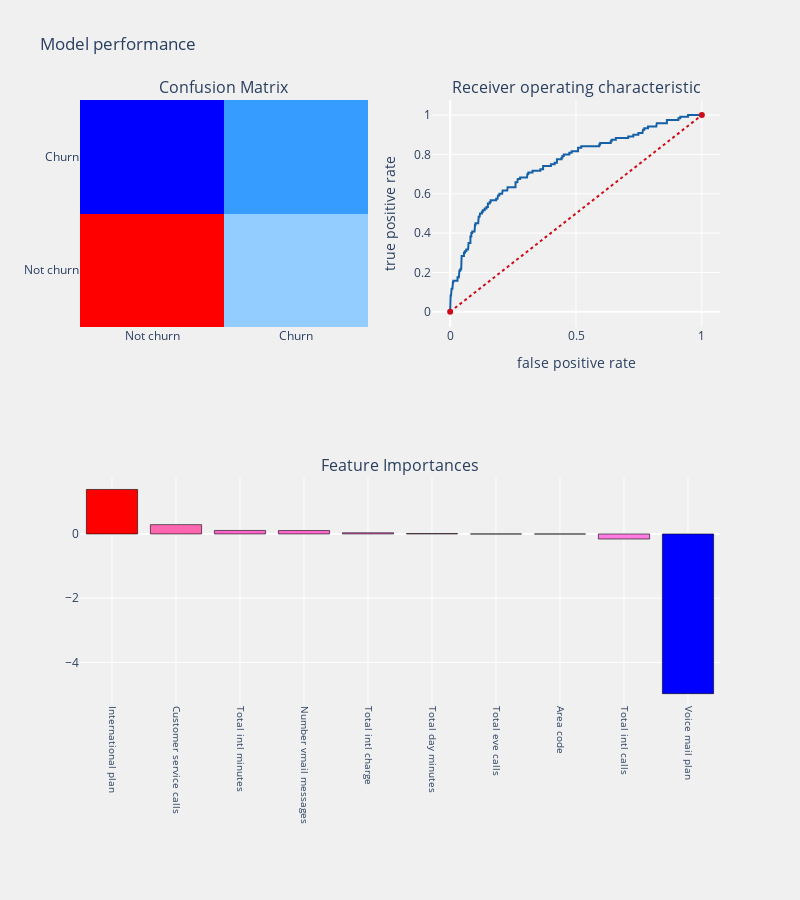
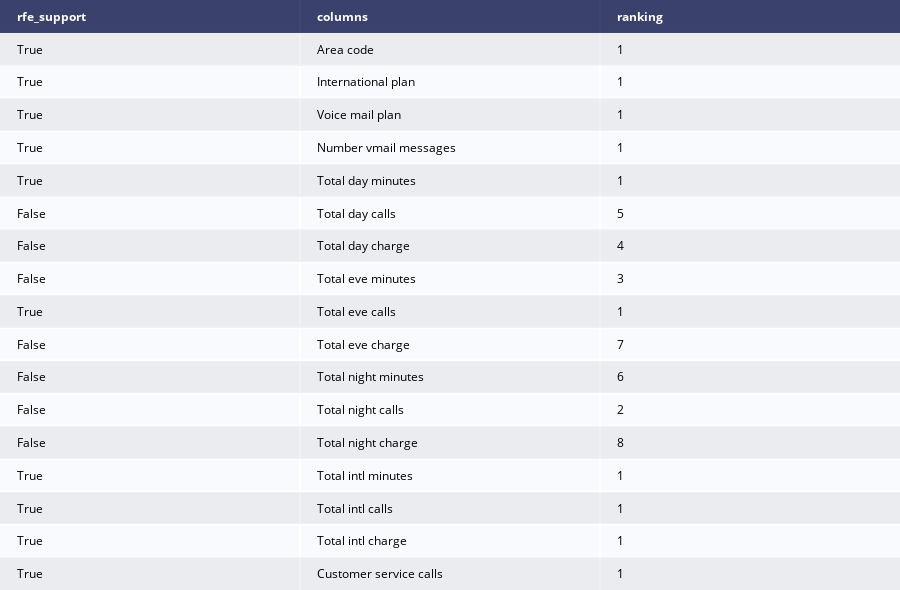

The notebook cell saved with these charts, in order:
### Markdown cell above
### SMOTE and RFE and Logistic Regression

### Code cell
from sklearn.feature_selection import RFE

logit = LogisticRegression()

rfe = RFE(logit,10)
rfe = rfe.fit(os_smote_X,os_smote_Y.values.ravel())

rfe.support_
rfe.ranking_

#identified columns Recursive Feature Elimination
idc_rfe = pd.DataFrame({"rfe_support" :rfe.support_,
                       "columns" : X.columns,
                       "ranking" : rfe.ranking_,
                      })
cols = idc_rfe[idc_rfe["rfe_support"] == True]["columns"].tolist()


#separating train and test data
train_rf_X = os_smote_X[cols]
train_rf_Y = os_smote_Y
test_rf_X  = test[cols]
test_rf_Y  = test[target_col]

logit_rfe = LogisticRegression(C=1.0, class_weight=None, dual=False, fit_intercept=True,
          intercept_scaling=1, max_iter=100, multi_class='ovr', n_jobs=1,
          penalty='l2', random_state=None, solver='liblinear', tol=0.0001,
          verbose=0, warm_start=False)
#applying model
telecom_churn_prediction(logit_rfe,train_rf_X,test_rf_X,train_rf_Y,test_rf_Y,
                         cols,"coefficients",threshold_plot = True)

tab_rk = ff.create_table(idc_rfe)
py.iplot(tab_rk)

### Figure 1 — Plotly figure (JSON) as saved in the notebook; plotly's stock layout.template omitted (floating-point values rounded to 4 significant figures; data arrays with more than 128 entries replaced by an {"elided": "..."} marker saying what was removed)
{"data": [{"colorscale": [[0, "rgb(0,0,255)"], [0.1, "rgb(51,153,255)"], [0.2, "rgb(102,204,255)"], [0.3, "rgb(153,204,255)"], [0.4, "rgb(204,204,255)"], [0.5, "rgb(255,255,255)"], [0.6, "rgb(255,204,255)"], [0.7, "rgb(255,153,255)"], [0.8, "rgb(255,102,204)"], [0.9, "rgb(255,102,102)"], [1, "rgb(255,0,0)"]], "name": "matrix", "showscale": false, "type": "heatmap", "x": ["Not churn", "Churn"], "xaxis": "x", "y": ["Not churn", "Churn"], "yaxis": "y", "z": [[402, 145], [41, 79]]}, {"line": {"color": "rgb(22, 96, 167)", "width": 2}, "name": "Roc : 0.6966255332114564", "type": "scatter", "x": {"elided": "164 float values"}, "xaxis": "x2", "y": {"elided": "164 float values"}, "yaxis": "y2"}, {"line": {"color": "rgb(205, 12, 24)", "dash": "dot", "width": 2}, "type": "scatter", "x": [0, 1], "xaxis": "x2", "y": [0, 1], "yaxis": "y2"}, {"marker": {"color": [1.386, 0.2896, 0.1089, 0.1068, 0.0359, 0.0124, -0.002074, -0.002999, -0.1579, -4.974], "colorscale": [[0, "rgb(0,0,255)"], [0.1, "rgb(51,153,255)"], [0.2, "rgb(102,204,255)"], [0.3, "rgb(153,204,255)"], [0.4, "rgb(204,204,255)"], [0.5, "rgb(255,255,255)"], [0.6, "rgb(255,204,255)"], [0.7, "rgb(255,153,255)"], [0.8, "rgb(255,102,204)"], [0.9, "rgb(255,102,102)"], [1, "rgb(255,0,0)"]], "line": {"color": "black", "width": 0.6}}, "name": "coefficients", "type": "bar", "x": ["International plan", "Customer service calls", "Total intl minutes", "Number vmail messages", "Total intl charge", "Total day minutes", "Total eve calls", "Area code", "Total intl calls", "Voice mail plan"], "xaxis": "x3", "y": [1.386, 0.2896, 0.1089, 0.1068, 0.0359, 0.0124, -0.002074, -0.002999, -0.1579, -4.974], "yaxis": "y3"}], "layout": {"annotations": [{"font": {"size": 16}, "showarrow": false, "text": "Confusion Matrix", "x": 0.225, "xanchor": "center", "xref": "paper", "y": 1, "yanchor": "bottom", "yref": "paper"}, {"font": {"size": 16}, "showarrow": false, "text": "Receiver operating characteristic", "x": 0.775, "xanchor": "center", "xref": "paper", "y": 1, "yanchor": "bottom", "yref": "paper"}, {"font": {"size": 16}, "showarrow": false, "text": "Feature Importances", "x": 0.5, "xanchor": "center", "xref": "paper", "y": 0.375, "yanchor": "bottom", "yref": "paper"}], "autosize": false, "height": 900, "margin": {"b": 195}, "paper_bgcolor": "rgba(240,240,240, 0.95)", "plot_bgcolor": "rgba(240,240,240, 0.95)", "showlegend": false, "title": {"text": "Model performance"}, "width": 800, "xaxis": {"anchor": "y", "domain": [0, 0.45]}, "xaxis2": {"anchor": "y2", "domain": [0.55, 1], "title": {"text": "false positive rate"}}, "xaxis3": {"anchor": "y3", "domain": [0, 1], "showgrid": true, "tickangle": 90, "tickfont": {"size": 10}}, "yaxis": {"anchor": "x", "domain": [0.625, 1]}, "yaxis2": {"anchor": "x2", "domain": [0.625, 1], "title": {"text": "true positive rate"}}, "yaxis3": {"anchor": "x3", "domain": [0, 0.375]}}}

### Figure 2 — Plotly figure (JSON) as saved in the notebook; plotly's stock layout.template omitted (floating-point values rounded to 4 significant figures)
{"data": [{"colorscale": [[0, "#00083e"], [0.5, "#ededee"], [1, "#ffffff"]], "hoverinfo": "none", "opacity": 0.75, "showscale": false, "type": "heatmap", "z": [[0, 0, 0], [0.5, 0.5, 0.5], [1, 1, 1], [0.5, 0.5, 0.5], [1, 1, 1], [0.5, 0.5, 0.5], [1, 1, 1], [0.5, 0.5, 0.5], [1, 1, 1], [0.5, 0.5, 0.5], [1, 1, 1], [0.5, 0.5, 0.5], [1, 1, 1], [0.5, 0.5, 0.5], [1, 1, 1], [0.5, 0.5, 0.5], [1, 1, 1], [0.5, 0.5, 0.5]]}], "layout": {"annotations": [{"align": "left", "font": {"color": "#ffffff"}, "showarrow": false, "text": "<b>rfe_support</b>", "x": -0.45, "xanchor": "left", "xref": "x", "y": 0, "yref": "y"}, {"align": "left", "font": {"color": "#ffffff"}, "showarrow": false, "text": "<b>columns</b>", "x": 0.55, "xanchor": "left", "xref": "x", "y": 0, "yref": "y"}, {"align": "left", "font": {"color": "#ffffff"}, "showarrow": false, "text": "<b>ranking</b>", "x": 1.55, "xanchor": "left", "xref": "x", "y": 0, "yref": "y"}, {"align": "left", "font": {"color": "#000000"}, "showarrow": false, "text": "True", "x": -0.45, "xanchor": "left", "xref": "x", "y": 1, "yref": "y"}, {"align": "left", "font": {"color": "#000000"}, "showarrow": false, "text": "Area code", "x": 0.55, "xanchor": "left", "xref": "x", "y": 1, "yref": "y"}, {"align": "left", "font": {"color": "#000000"}, "showarrow": false, "text": "1", "x": 1.55, "xanchor": "left", "xref": "x", "y": 1, "yref": "y"}, {"align": "left", "font": {"color": "#000000"}, "showarrow": false, "text": "True", "x": -0.45, "xanchor": "left", "xref": "x", "y": 2, "yref": "y"}, {"align": "left", "font": {"color": "#000000"}, "showarrow": false, "text": "International plan", "x": 0.55, "xanchor": "left", "xref": "x", "y": 2, "yref": "y"}, {"align": "left", "font": {"color": "#000000"}, "showarrow": false, "text": "1", "x": 1.55, "xanchor": "left", "xref": "x", "y": 2, "yref": "y"}, {"align": "left", "font": {"color": "#000000"}, "showarrow": false, "text": "True", "x": -0.45, "xanchor": "left", "xref": "x", "y": 3, "yref": "y"}, {"align": "left", "font": {"color": "#000000"}, "showarrow": false, "text": "Voice mail plan", "x": 0.55, "xanchor": "left", "xref": "x", "y": 3, "yref": "y"}, {"align": "left", "font": {"color": "#000000"}, "showarrow": false, "text": "1", "x": 1.55, "xanchor": "left", "xref": "x", "y": 3, "yref": "y"}, {"align": "left", "font": {"color": "#000000"}, "showarrow": false, "text": "True", "x": -0.45, "xanchor": "left", "xref": "x", "y": 4, "yref": "y"}, {"align": "left", "font": {"color": "#000000"}, "showarrow": false, "text": "Number vmail messages", "x": 0.55, "xanchor": "left", "xref": "x", "y": 4, "yref": "y"}, {"align": "left", "font": {"color": "#000000"}, "showarrow": false, "text": "1", "x": 1.55, "xanchor": "left", "xref": "x", "y": 4, "yref": "y"}, {"align": "left", "font": {"color": "#000000"}, "showarrow": false, "text": "True", "x": -0.45, "xanchor": "left", "xref": "x", "y": 5, "yref": "y"}, {"align": "left", "font": {"color": "#000000"}, "showarrow": false, "text": "Total day minutes", "x": 0.55, "xanchor": "left", "xref": "x", "y": 5, "yref": "y"}, {"align": "left", "font": {"color": "#000000"}, "showarrow": false, "text": "1", "x": 1.55, "xanchor": "left", "xref": "x", "y": 5, "yref": "y"}, {"align": "left", "font": {"color": "#000000"}, "showarrow": false, "text": "False", "x": -0.45, "xanchor": "left", "xref": "x", "y": 6, "yref": "y"}, {"align": "left", "font": {"color": "#000000"}, "showarrow": false, "text": "Total day calls", "x": 0.55, "xanchor": "left", "xref": "x", "y": 6, "yref": "y"}, {"align": "left", "font": {"color": "#000000"}, "showarrow": false, "text": "5", "x": 1.55, "xanchor": "left", "xref": "x", "y": 6, "yref": "y"}, {"align": "left", "font": {"color": "#000000"}, "showarrow": false, "text": "False", "x": -0.45, "xanchor": "left", "xref": "x", "y": 7, "yref": "y"}, {"align": "left", "font": {"color": "#000000"}, "showarrow": false, "text": "Total day charge", "x": 0.55, "xanchor": "left", "xref": "x", "y": 7, "yref": "y"}, {"align": "left", "font": {"color": "#000000"}, "showarrow": false, "text": "4", "x": 1.55, "xanchor": "left", "xref": "x", "y": 7, "yref": "y"}, {"align": "left", "font": {"color": "#000000"}, "showarrow": false, "text": "False", "x": -0.45, "xanchor": "left", "xref": "x", "y": 8, "yref": "y"}, {"align": "left", "font": {"color": "#000000"}, "showarrow": false, "text": "Total eve minutes", "x": 0.55, "xanchor": "left", "xref": "x", "y": 8, "yref": "y"}, {"align": "left", "font": {"color": "#000000"}, "showarrow": false, "text": "3", "x": 1.55, "xanchor": "left", "xref": "x", "y": 8, "yref": "y"}, {"align": "left", "font": {"color": "#000000"}, "showarrow": false, "text": "True", "x": -0.45, "xanchor": "left", "xref": "x", "y": 9, "yref": "y"}, {"align": "left", "font": {"color": "#000000"}, "showarrow": false, "text": "Total eve calls", "x": 0.55, "xanchor": "left", "xref": "x", "y": 9, "yref": "y"}, {"align": "left", "font": {"color": "#000000"}, "showarrow": false, "text": "1", "x": 1.55, "xanchor": "left", "xref": "x", "y": 9, "yref": "y"}, {"align": "left", "font": {"color": "#000000"}, "showarrow": false, "text": "False", "x": -0.45, "xanchor": "left", "xref": "x", "y": 10, "yref": "y"}, {"align": "left", "font": {"color": "#000000"}, "showarrow": false, "text": "Total eve charge", "x": 0.55, "xanchor": "left", "xref": "x", "y": 10, "yref": "y"}, {"align": "left", "font": {"color": "#000000"}, "showarrow": false, "text": "7", "x": 1.55, "xanchor": "left", "xref": "x", "y": 10, "yref": "y"}, {"align": "left", "font": {"color": "#000000"}, "showarrow": false, "text": "False", "x": -0.45, "xanchor": "left", "xref": "x", "y": 11, "yref": "y"}, {"align": "left", "font": {"color": "#000000"}, "showarrow": false, "text": "Total night minutes", "x": 0.55, "xanchor": "left", "xref": "x", "y": 11, "yref": "y"}, {"align": "left", "font": {"color": "#000000"}, "showarrow": false, "text": "6", "x": 1.55, "xanchor": "left", "xref": "x", "y": 11, "yref": "y"}, {"align": "left", "font": {"color": "#000000"}, "showarrow": false, "text": "False", "x": -0.45, "xanchor": "left", "xref": "x", "y": 12, "yref": "y"}, {"align": "left", "font": {"color": "#000000"}, "showarrow": false, "text": "Total night calls", "x": 0.55, "xanchor": "left", "xref": "x", "y": 12, "yref": "y"}, {"align": "left", "font": {"color": "#000000"}, "showarrow": false, "text": "2", "x": 1.55, "xanchor": "left", "xref": "x", "y": 12, "yref": "y"}, {"align": "left", "font": {"color": "#000000"}, "showarrow": false, "text": "False", "x": -0.45, "xanchor": "left", "xref": "x", "y": 13, "yref": "y"}, {"align": "left", "font": {"color": "#000000"}, "showarrow": false, "text": "Total night charge", "x": 0.55, "xanchor": "left", "xref": "x", "y": 13, "yref": "y"}, {"align": "left", "font": {"color": "#000000"}, "showarrow": false, "text": "8", "x": 1.55, "xanchor": "left", "xref": "x", "y": 13, "yref": "y"}, {"align": "left", "font": {"color": "#000000"}, "showarrow": false, "text": "True", "x": -0.45, "xanchor": "left", "xref": "x", "y": 14, "yref": "y"}, {"align": "left", "font": {"color": "#000000"}, "showarrow": false, "text": "Total intl minutes", "x": 0.55, "xanchor": "left", "xref": "x", "y": 14, "yref": "y"}, {"align": "left", "font": {"color": "#000000"}, "showarrow": false, "text": "1", "x": 1.55, "xanchor": "left", "xref": "x", "y": 14, "yref": "y"}, {"align": "left", "font": {"color": "#000000"}, "showarrow": false, "text": "True", "x": -0.45, "xanchor": "left", "xref": "x", "y": 15, "yref": "y"}, {"align": "left", "font": {"color": "#000000"}, "showarrow": false, "text": "Total intl calls", "x": 0.55, "xanchor": "left", "xref": "x", "y": 15, "yref": "y"}, {"align": "left", "font": {"color": "#000000"}, "showarrow": false, "text": "1", "x": 1.55, "xanchor": "left", "xref": "x", "y": 15, "yref": "y"}, {"align": "left", "font": {"color": "#000000"}, "showarrow": false, "text": "True", "x": -0.45, "xanchor": "left", "xref": "x", "y": 16, "yref": "y"}, {"align": "left", "font": {"color": "#000000"}, "showarrow": false, "text": "Total intl charge", "x": 0.55, "xanchor": "left", "xref": "x", "y": 16, "yref": "y"}, {"align": "left", "font": {"color": "#000000"}, "showarrow": false, "text": "1", "x": 1.55, "xanchor": "left", "xref": "x", "y": 16, "yref": "y"}, {"align": "left", "font": {"color": "#000000"}, "showarrow": false, "text": "True", "x": -0.45, "xanchor": "left", "xref": "x", "y": 17, "yref": "y"}, {"align": "left", "font": {"color": "#000000"}, "showarrow": false, "text": "Customer service calls", "x": 0.55, "xanchor": "left", "xref": "x", "y": 17, "yref": "y"}, {"align": "left", "font": {"color": "#000000"}, "showarrow": false, "text": "1", "x": 1.55, "xanchor": "left", "xref": "x", "y": 17, "yref": "y"}], "height": 590, "margin": {"b": 0, "l": 0, "r": 0, "t": 0}, "xaxis": {"dtick": 1, "gridwidth": 2, "showticklabels": false, "tick0": -0.5, "ticks": "", "zeroline": false}, "yaxis": {"autorange": "reversed", "dtick": 1, "gridwidth": 2, "showticklabels": false, "tick0": 0.5, "ticks": "", "zeroline": false}}}
